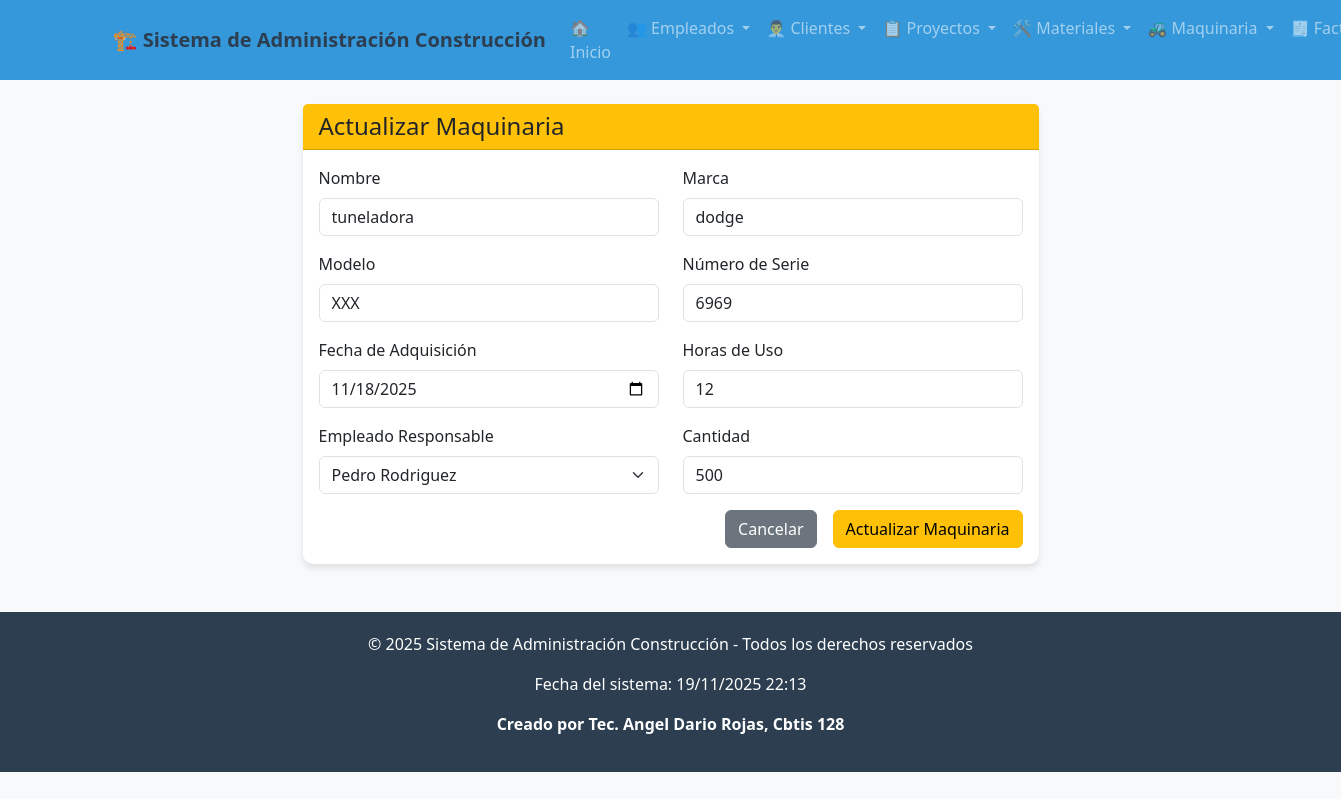
Page /maquinaria/actualizar/1/ on the committed database.
### app_Construccion/models.py (models this page shows, shortened)
class Maquinaria(models.Model):
    nombre = models.CharField(max_length=100)
    modelo = models.CharField(max_length=100)
    marca = models.CharField(max_length=100)
    num_serie = models.CharField(max_length=100, unique=True)
    fecha_adq = models.DateField()
    horas_uso = models.IntegerField(default=0)
    id_empleado = models.ForeignKey(Empleado, on_delete=models.CASCADE, related_name="maquinarias")
    cantidad = models.IntegerField()

class Empleado(models.Model):
    nombre = models.CharField(max_length=100)
    apellido = models.CharField(max_length=100)
    cargo = models.CharField(max_length=100)
    telefono = models.CharField(max_length=20)
    email = models.EmailField(unique=True)
    fecha_contratacion = models.DateField()
    salario = models.DecimalField(max_digits=10, decimal_places=2)

### app_Construccion/views.py (the view, shortened to what this page needs)
# urls.py: path('maquinaria/actualizar/<int:maquinaria_id>/', views.actualizar_maquinaria, name='actualizar_maquinaria'),
def actualizar_maquinaria(request, maquinaria_id):
    maquinaria = get_object_or_404(Maquinaria, id=maquinaria_id)
    empleados = Empleado.objects.all()
    return render(request, 'maquinaria/actualizar_maquinaria.html', {
        'maquinaria': maquinaria,
        'empleados': empleados
    })

### app_Construccion/templates/maquinaria/actualizar_maquinaria.html (shortened to what this page needs)
{% extends 'base.html' %}
{% block content %}
<div class="row justify-content-center">
    <div class="col-md-8">
        <div class="card">
            <div class="card-header bg-warning text-dark">
                <h4 class="mb-0">Actualizar Maquinaria</h4>
            </div>
            <div class="card-body">
                <form method="POST">
                    <div class="row">
                        <div class="col-md-6 mb-3">
                            <label for="nombre" class="form-label">Nombre</label>
                            <input type="text" class="form-control" id="nombre" name="nombre" value="{{ maquinaria.nombre }}" required>
                        </div>
                        <div class="col-md-6 mb-3">
                            <label for="marca" class="form-label">Marca</label>
                            <input type="text" class="form-control" id="marca" name="marca" value="{{ maquinaria.marca }}" required>
                        </div>
                    </div>
                    <div class="row">
                        <div class="col-md-6 mb-3">
                            <label for="modelo" class="form-label">Modelo</label>
                            <input type="text" class="form-control" id="modelo" name="modelo" value="{{ maquinaria.modelo }}" required>
                        </div>
                        <div class="col-md-6 mb-3">
                            <label for="num_serie" class="form-label">Número de Serie</label>
                            <input type="text" class="form-control" id="num_serie" name="num_serie" value="{{ maquinaria.num_serie }}" required>
                        </div>
                    </div>
                    <div class="row">
                        <div class="col-md-6 mb-3">
                            <label for="fecha_adq" class="form-label">Fecha de Adquisición</label>
                            <input type="date" class="form-control" id="fecha_adq" name="fecha_adq" value="{{ maquinaria.fecha_adq|date:'Y-m-d' }}" required>
                        </div>
                        <div class="col-md-6 mb-3">
                            <label for="horas_uso" class="form-label">Horas de Uso</label>
                            <input type="number" class="form-control" id="horas_uso" name="horas_uso" value="{{ maquinaria.horas_uso }}" required>
                        </div>
                    </div>
                    <div class="row">
                        <div class="col-md-6 mb-3">
                            <label for="id_empleado" class="form-label">Empleado Responsable</label>
                            <select class="form-select" id="id_empleado" name="id_empleado" required>
                                {% for empleado in empleados %}
                                <option value="{{ empleado.id }}" {% if empleado.id == maquinaria.id_empleado.id %}selected{% endif %}>
                                    {{ empleado.nombre }} {{ empleado.apellido }}
                                </option>
                                {% endfor %}
                            </select>
                        </div>
                        <div class="col-md-6 mb-3">
                            <label for="cantidad" class="form-label">Cantidad</label>
                            <input type="number" class="form-control" id="cantidad" name="cantidad" value="{{ maquinaria.cantidad }}" required>
                        </div>
                    </div>
                    <div class="d-grid gap-2 d-md-flex justify-content-md-end">
                        <a href="{% url 'ver_maquinarias' %}" class="btn btn-secondary me-md-2">Cancelar</a>
                        <button type="submit" class="btn btn-warning">Actualizar Maquinaria</button>
                    </div>
                </form>
            </div>
        </div>
    </div>
</div>
{% endblock %}

### app_Construccion/templates/base.html (style rules this page uses)
body { background-color: #f8f9fa; font-family: 'Segoe UI', Tahoma, Geneva, Verdana, sans-serif; }
.card { border: none; border-radius: 10px; box-shadow: 0 4px 6px rgba(0,0,0,0.1); }

### rows in the picture
Maquinaria: nombre "tuneladora", marca "dodge", modelo "XXX", num_serie "6969", fecha_adq "11/18/2025", horas_uso "12", id_empleado "Pedro Rodriguez", cantidad "500"
